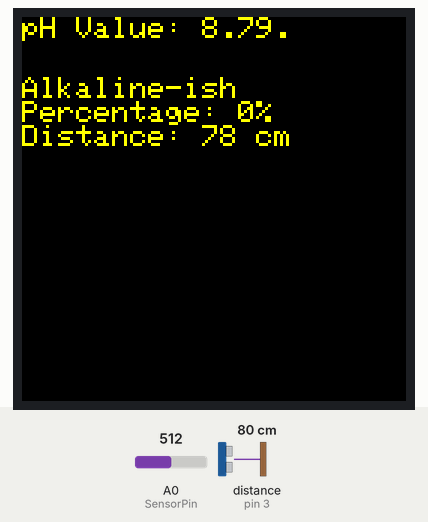
Simulated run of this sketch. Board: Arduino Uno, built with avr-gcc and run on an emulated ATmega328P. On the bench: 128×128 colour display. Wiring (inferred from the names in the program): ultrasonic range finder: trigger pin 2; echo pin 3. The inputs (shaded band) are chosen by the test bench; at power-on: distance to the obstacle (sensor on pin 3) 80 cm, A0 (SensorPin) = 512. The echo pulse lasts 58.3 µs per cm; what the sketch prints to the serial monitor is not drawn.

Above: at 2.5 s.
2.6 s: distance to the obstacle (sensor on pin 3) set to 2 cm
At 4.6 s:
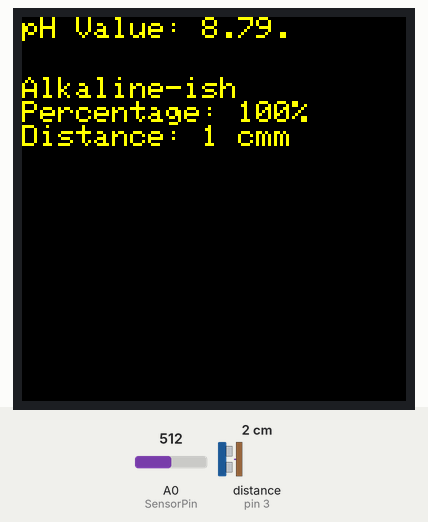
5.1 s: A0 (SensorPin) set to 529
At 7.0 s:
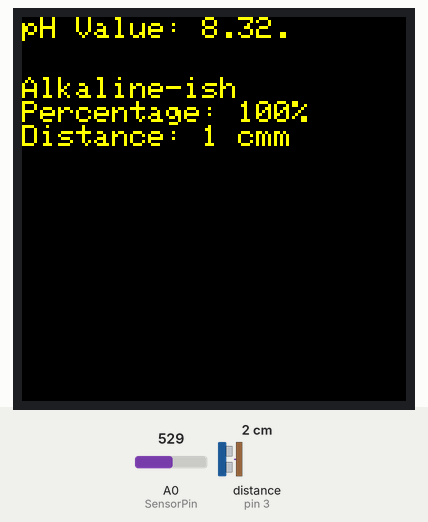
7.3 s: A0 (SensorPin) set to 548
At 9.3 s:
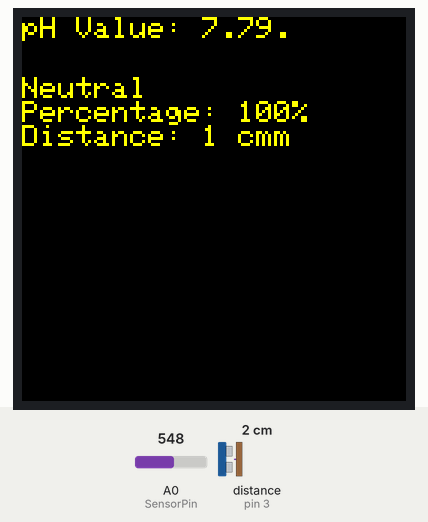
9.6 s: A0 (SensorPin) set to 592
At 11.2 s:
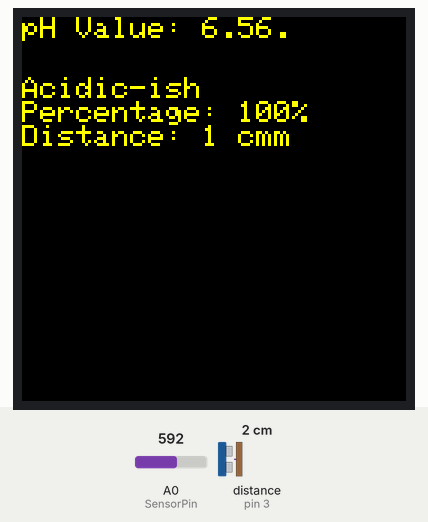
13.8 s: A0 (SensorPin) set to 670
At 16.0 s:
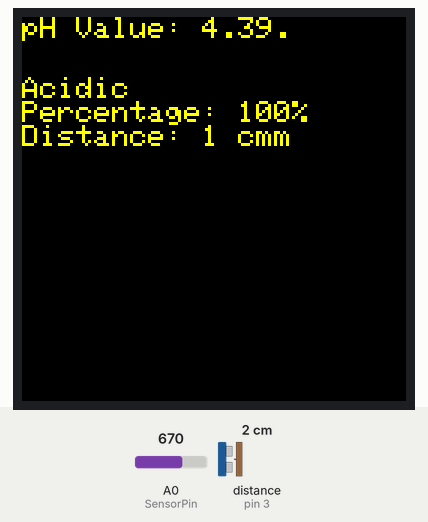
16.3 s: A0 (SensorPin) set to 694
At 18.3 s:
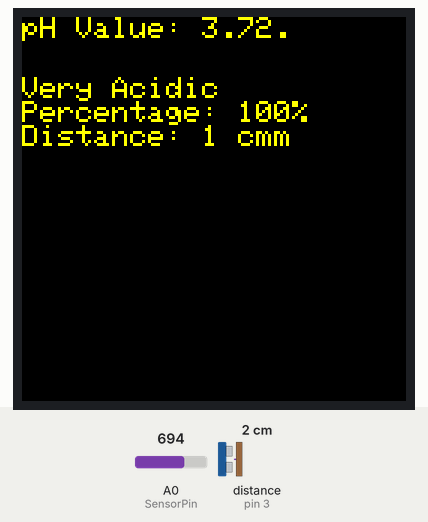
Timing chart, 0 to 19.5 s (numbered marks = the images above; inputs shaded):
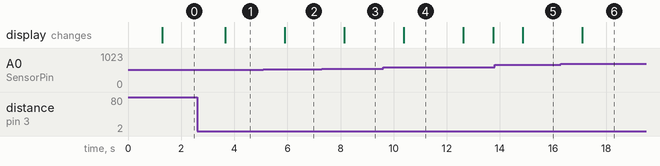

Measured:
- the behaviour switches between 540 and 541 on A0 (SensorPin) (found by bisection; images 2 and 3)
- the behaviour switches between 576 and 577 on A0 (SensorPin) (found by bisection; images 3 and 4)
- the behaviour switches between 684 and 685 on A0 (SensorPin) (found by bisection; images 5 and 6)
- after the input at 2.6 s, the display: changes after 1.1 s (image 1)
- after the input at 5.1 s, the display: changes after 0.80 s (image 2)
- after the input at 7.3 s, the display: changes after 0.84 s (image 3)
- after the input at 9.6 s, the display: changes after 0.78 s (image 4)
- after the input at 13.8 s, the display: changes after 1.1 s (image 5)
- after the input at 16.3 s, the display: changes after 0.80 s (image 6)

The sketch:

sketch_dec8a.ino
```cpp
#include <Adafruit_GFX.h>
#include <Adafruit_ST7735.h>

#define TFT_CS 10
#define TFT_RST 9
#define TFT_DC 8

#define SensorPin A0
#define TRIGGER_PIN 2
#define ECHO_PIN 3
#define USONIC_DIV 0.034


#define RESTART_INTERVAL 301201 // 5 minutes in milliseconds  301201

Adafruit_ST7735 tft = Adafruit_ST7735(TFT_CS, TFT_DC, TFT_RST);

float calibration_value = 22.34 + 0.7;
unsigned long int avgValue;
int buf[10], temp;
unsigned long lastRestartTime = 0;
float phValue;
int percentage;
long distance;

void setup()
{
  pinMode(SensorPin, INPUT);
  pinMode(TRIGGER_PIN, OUTPUT);
  pinMode(ECHO_PIN, INPUT);

  Serial.begin(9600);

  tft.initR(INITR_144GREENTAB);
  tft.fillScreen(ST7735_BLACK);

  tft.setCursor(0, 0);
  tft.setTextColor(ST7735_YELLOW, ST7735_BLACK);
  tft.print("Initializing...");
  delay(1000);

  // pH Meter Code
  measurePH();

  // Ultrasonic Sensor Code
  measureDistance();

  tft.setCursor(0, 0);
  tft.setTextColor(ST7735_YELLOW, ST7735_BLACK);
  tft.print("pH Value: ");
  tft.print(phValue);

  if (phValue < 7.0 || phValue >= 8.0)
  {
    Serial.println("reading:" + String(phValue) + " " + String(percentage)); //example    reading:4.8 68

  }
}

void loop()
{

  unsigned long currentMillis = millis();
  unsigned long elapsedRestartTime = currentMillis - lastRestartTime;

  measurePH();
  measureDistance();

  // Check if it's time to restart the Arduino
  if (elapsedRestartTime >= RESTART_INTERVAL && (phValue < 7.0 || phValue >= 8.0))
  {
    asm volatile("  jmp 0");
  }
  delay(1000);
}


void measurePH()
{
  // pH Meter Code
  for (int i = 0; i < 10; i++)
  {
    buf[i] = analogRead(SensorPin);
    delay(10);
  }

  for (int i = 0; i < 9; i++)
  {
    for (int j = i + 1; j < 10; j++)
    {
      if (buf[i] > buf[j])
      {
        temp = buf[i];
        buf[i] = buf[j];
        buf[j] = temp;
      }
    }
  }

  avgValue = 0;
  for (int i = 2; i < 8; i++)
    avgValue += buf[i];

  phValue = (float)avgValue * 5.0 / 1024 / 6;
  phValue = -5.70 * phValue + calibration_value;

  tft.setCursor(0, 0);
  tft.setTextColor(ST7735_YELLOW, ST7735_BLACK);
  tft.print("pH Value: ");
  tft.print(phValue);

  tft.setCursor(0, 20);
  if (phValue < 4)
    tft.print("Very Acidic        ");
  else if (phValue >= 4 && phValue < 5)
    tft.print("Acidic        ");
  else if (phValue >= 5 && phValue < 7)
    tft.print("Acidic-ish    ");
  else if (phValue >= 7 && phValue < 8)
    tft.print("Neutral       ");
  else if (phValue >= 8 && phValue < 10)
    tft.print("Alkaline-ish  ");
  else if (phValue >= 10 && phValue < 11)
    tft.print("Alkaline      ");
  else if (phValue >= 11)
    tft.print("Very alkaline ");
}

void measureDistance()
{
  // Ultrasonic Sensor Code
  long duration;
  digitalWrite(TRIGGER_PIN, HIGH);
  delayMicroseconds(11);
  digitalWrite(TRIGGER_PIN, LOW);
  duration = pulseIn(ECHO_PIN, HIGH);
  distance = duration * USONIC_DIV / 2;
  percentage = map(distance, 10, 3, 0, 100);

  if (percentage < 0)
  {
    percentage = 0;
  }
  else if (percentage > 100)
  {
    percentage = 100;
  }

  tft.print("\nPercentage: ");
  tft.print(percentage);
  tft.print("% \nDistance: ");
  tft.print(distance);
  tft.print(" cm");
}
```
